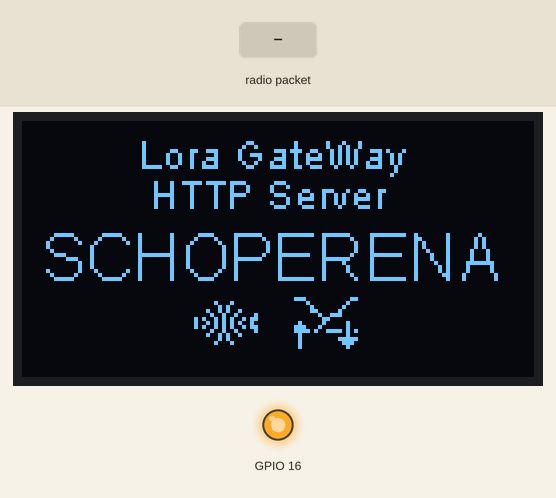
Simulated run of this sketch. Board: ESP32. On the bench: 128×64 one-colour display, output pins drawn as LEDs (lit = HIGH). The inputs (shaded band) are chosen by the test bench. WiFi joins after 1.5 s; servers stay silent unless stated; no radio packets arrive unless stated; what the sketch prints to the serial monitor is not drawn.

Above: at 0.1 s.
At 8.8 s:
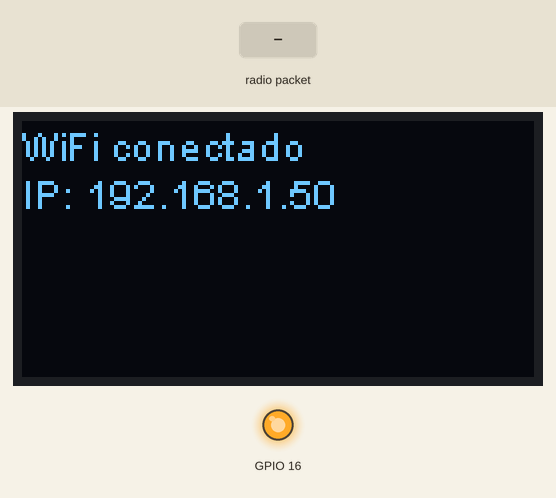
8.9 s: radio packet "5" arrives
Timing chart, 0 to 11.9 s (numbered marks = the images above; inputs shaded):
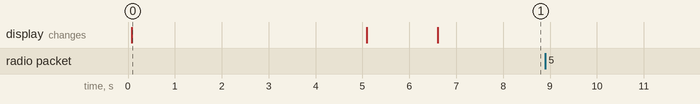

The sketch:

Receiver.ino
```cpp
// (licence header left out)
// Este archivo es parte de estacion-monitoreo-calidad-aire.
// estacion-monitoreo-calidad-aire se distribuye bajo la licencia Creative Commons
// Attribution-NonCommercial-ShareAlike 4.0 International.

// Deberías haber recibido una copia de la licencia junto con este programa.
// Si no, consulta <https://creativecommons.org/licenses/by-nc-sa/4.0/>.

#include <SPI.h>
#include <LoRa.h>
#include <WiFi.h>
#include <HTTPClient.h>
#include <Wire.h>
#include "SSD1306.h"
#include "screens_sch.h"
#include <ESPmDNS.h>
#include <WiFiUdp.h>
#include <ArduinoOTA.h>

const char* ssid = "TU_SSID_WIFI";
const char* password = "TU_PASSWORD_WIFI";
const char* webhook = "URL_DE_TU_WEBHOOK_AQUI";

SSD1306 display(0x3c, 4, 15);  // SDA, SCL

void setup() {
  Serial.begin(115200);

  // Iniciar pantalla OLED
  pinMode(16, OUTPUT);
  digitalWrite(16, LOW);
  delay(50);
  digitalWrite(16, HIGH);
  display.init();
  display.flipScreenVertically();
  boot_logo();
  display.setFont(ArialMT_Plain_10);

  // Conectar WiFi
  WiFi.begin(ssid, password);
  display.drawString(0, 0, "Conectando WiFi...");
  display.display();
  while (WiFi.status() != WL_CONNECTED) {
    delay(500);
    Serial.print(".");
  }
  display.clear();
  display.drawString(0, 0, "WiFi conectado");
  display.drawString(0, 12, "IP: " + WiFi.localIP().toString());
  display.display();
  delay(1000);

  // INICIO: Configuración del servicio OTA
  // Se configura DESPUÉS de una conexión WiFi exitosa.
  ArduinoOTA.setHostname("Receptor-Calidad-Aire");  // Nombre que aparecerá en el IDE
  ArduinoOTA.setPassword("schoperena");             //Contraseña para poder subir codigo por OTA

  ArduinoOTA.onStart([]() {
    String type;
    if (ArduinoOTA.getCommand() == U_FLASH) {
      type = "sketch";
    } else {  // U_SPIFFS
      type = "filesystem";
    }
    Serial.println("Start updating " + type);
    display.clear();
    display.drawString(0, 0, "Recibiendo OTA...");
    display.display();
  });
  ArduinoOTA.onEnd([]() {
    Serial.println("\nEnd");
  });
  ArduinoOTA.onProgress([](unsigned int progress, unsigned int total) {
    Serial.printf("Progress: %u%%\r", (progress / (total / 100)));
    display.clear();
    display.drawString(0, 0, "Actualizando...");
    display.drawProgressBar(0, 15, 120, 10, (progress / (total / 100)));
    display.display();
  });
  ArduinoOTA.onError([](ota_error_t error) {
    Serial.printf("Error[%u]: ", error);
    if (error == OTA_AUTH_ERROR) Serial.println("Auth Failed");
    else if (error == OTA_BEGIN_ERROR) Serial.println("Begin Failed");
    else if (error == OTA_CONNECT_ERROR) Serial.println("Connect Failed");
    else if (error == OTA_RECEIVE_ERROR) Serial.println("Receive Failed");
    else if (error == OTA_END_ERROR) Serial.println("End Failed");
  });

  ArduinoOTA.begin();
  Serial.println("Servicio OTA listo");

  // Iniciar LoRa
  LoRa.setPins(18, 14, 26);  // NSS, RST, DIO0
  if (!LoRa.begin(915E6)) {
    Serial.println("Fallo al iniciar LoRa");
    while (1)
      ;
  }
  Serial.println("LoRa Receptor listo");
}

void loop() {
  ArduinoOTA.handle();

  int packetSize = LoRa.parsePacket();
  if (packetSize) {
    String received = "";
    while (LoRa.available()) {
      received += (char)LoRa.read();
    }

    Serial.println("Recibido: " + received);

    int firstComma = received.indexOf(',');
    int secondComma = received.indexOf(',', firstComma + 1);

    if (firstComma != -1 && secondComma != -1) {
      float temperature = received.substring(0, firstComma).toFloat();
      float humidity = received.substring(firstComma + 1, secondComma).toFloat();
      int calidad = received.substring(secondComma + 1).toInt();

      // Mostrar en pantalla
      display.clear();
      display.drawString(0, 0, "Temp: " + String(temperature, 1) + " C");
      display.drawString(0, 12, "Humedad: " + String(humidity, 1) + " %");
      display.drawString(0, 24, "Calidad aire: " + String(calidad));
      display.display();

      // Enviar a Google Sheets con POST
      if (WiFi.status() == WL_CONNECTED) {
        HTTPClient http;
        http.begin(webhook);
        http.addHeader("Content-Type", "application/x-www-form-urlencoded");

        String postData = "temperatura=" + String(temperature) + "&humedad=" + String(humidity) + "&calidad=" + String(calidad);

        int httpResponseCode = http.POST(postData);
        Serial.println("HTTP: " + String(httpResponseCode));
        http.end();

        delay(1000);  // pequeño delay para no saturar peticiones
      } else {
        Serial.println("WiFi desconectado, reintentando...");
        WiFi.disconnect();
        WiFi.begin(ssid, password);
        unsigned long startAttemptTime = millis();

        // Esperar conexión hasta 10 segundos
        while (WiFi.status() != WL_CONNECTED && millis() - startAttemptTime < 10000) {
          delay(500);
          Serial.print(".");
        }

        if (WiFi.status() == WL_CONNECTED) {
          Serial.println("\nWiFi reconectado");
        } else {
          Serial.println("\nNo se pudo reconectar WiFi");
        }
      }
    }
  }
}
```

screens_sch.h
```cpp
// (licence header left out)
// Este archivo es parte de estacion-monitoreo-calidad-aire.
// estacion-monitoreo-calidad-aire se distribuye bajo la licencia Creative Commons
// Attribution-NonCommercial-ShareAlike 4.0 International.

// Deberías haber recibido una copia de la licencia junto con este programa.
// Si no, consulta <https://creativecommons.org/licenses/by-nc-sa/4.0/>.

#include "SSD1306.h"

extern SSD1306 display;

void boot_logo() {
  static const unsigned char PROGMEM image_download_1_bits[] = { 0x00, 0x00, 0x00, 0x00, 0x00, 0x00, 0x20, 0x02, 0x00, 0x40, 0x01, 0x00, 0x48, 0x09, 0x00, 0x90, 0x84, 0x80, 0xa5, 0xd2, 0x80, 0xa9, 0x4a, 0x80, 0xa5, 0xd2, 0x80, 0x90, 0x84, 0x80, 0x48, 0x09, 0x00, 0x40, 0x01, 0x00, 0x20, 0x02, 0x00, 0x00, 0x00, 0x00, 0x00, 0x00, 0x00, 0x00, 0x00, 0x00 };

  static const unsigned char PROGMEM image_download_bits[] = { 0x00, 0x00, 0x00, 0x07, 0xc0, 0x00, 0x08, 0x20, 0x00, 0x10, 0x10, 0x00, 0x30, 0x08, 0x00, 0x40, 0x0e, 0x00, 0x80, 0x01, 0x00, 0x82, 0x20, 0x80, 0x47, 0x20, 0x80, 0x2f, 0xaf, 0x00, 0x02, 0x20, 0x00, 0x02, 0xf8, 0x00, 0x02, 0x70, 0x00, 0x02, 0x20, 0x00, 0x00, 0x00, 0x00, 0x00, 0x00, 0x00 };

  display.clear();
  display.setColor(WHITE);
  display.setFont(ArialMT_Plain_16);
  display.setTextAlignment(TEXT_ALIGN_LEFT);
  display.drawString(5, 25, "SCHOPERENA");

  display.setFont(ArialMT_Plain_10);
  display.drawString(29, 2, "Lora GateWay");
  display.drawString(32, 12, "HTTP Server");

  display.drawXbm(68, 43, 17, 16, (const char *)image_download_bits);
  display.drawXbm(43, 43, 17, 16, (const char *)image_download_1_bits);

  display.display();
  delay(5000);
  display.clear();
}
```

Measured:
- after the input at 8.9 s, every drawn part: stays the same
- what the display in image 0 shows lasts 5.0 s, from 0.1 s to 5.1 s
